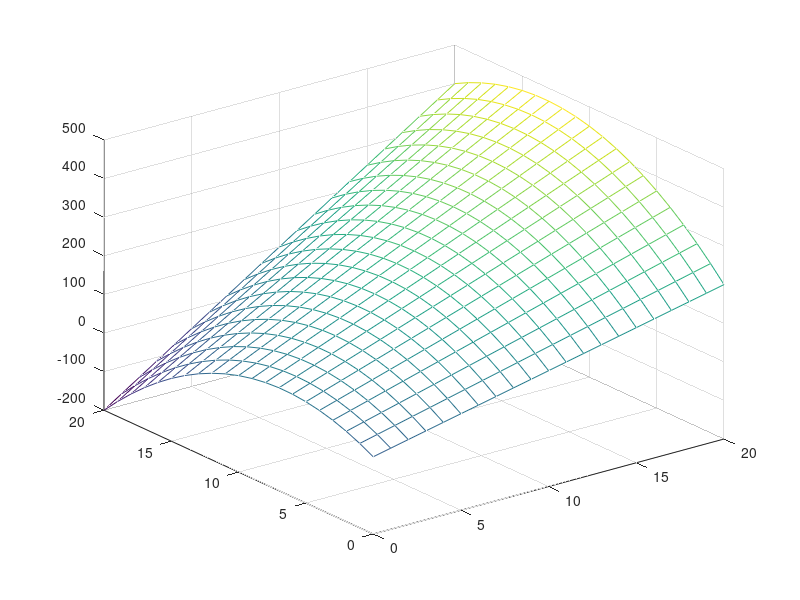

Here is the MATLAB script that generated this plot:
end_point = 20;

a1 = 20;
a2 = -1.5;
b1 = 10;
b2 = 1;

count = 1
for i = 0:end_point
    for j = 0:end_point
        X(count) = i;
        Y(count) = j;
        Z_flat(count) = a1 * i + a2 * i  ^ 2 + b1 * j + b2 * i * j;
        Z(i + 1,j + 1) = a1 * i + a2 * i  ^ 2 + b1 * j + b2 * i * j;
        count = count + 1;
    end
end

figure(1)
mesh(0:end_point, 0:end_point, Z)

[U, S, V] = svd([X' X' .^ 2 Y' X'.*Y' Z_flat']);

a_tls = -V(1:4, 5) / V(5, 5)

step = .2;
a = 0;
water_speed = 1;
for i = 1:10
    a = a + step .* (a_tls(1) + 2 .* a_tls(2) .* a + b2 *water_speed)
end